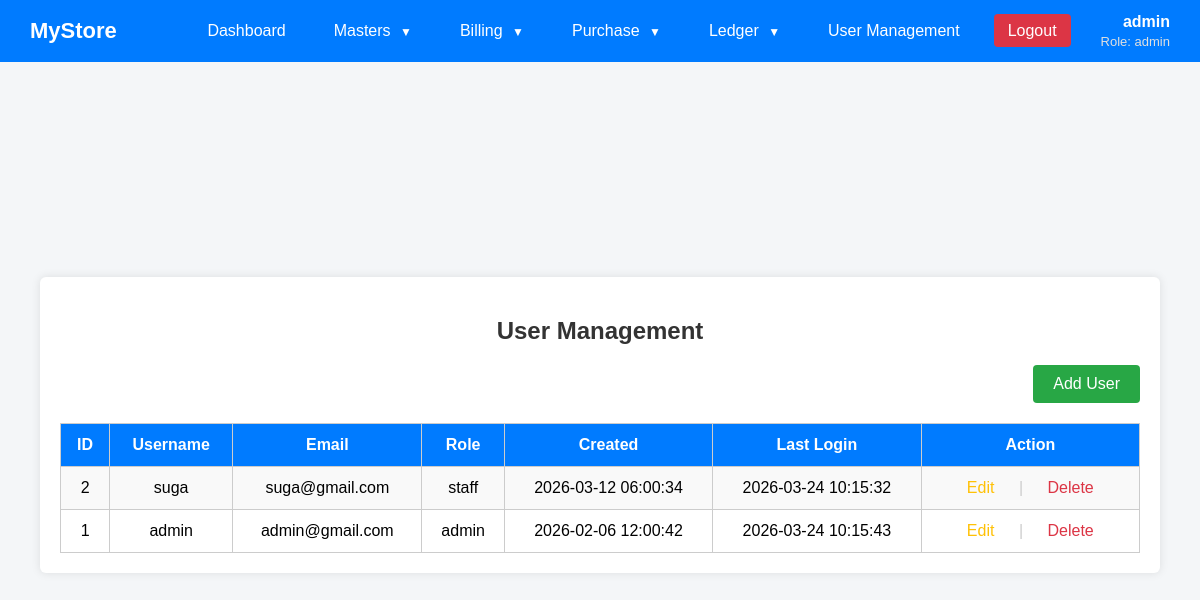
/users.php (signed in), run on the app's committed database.
### tables this page shows
CREATE TABLE `users` (
  `id` int(11) NOT NULL,
  `username` varchar(50) NOT NULL,
  `email` varchar(100) NOT NULL,
  `password` varchar(50) NOT NULL,
  `role` enum('admin','staff') DEFAULT 'staff',
  `created_at` timestamp NOT NULL DEFAULT CURRENT_TIMESTAMP,
  `lastlogin` timestamp NOT NULL DEFAULT CURRENT_TIMESTAMP
);

### users.php (the view, shortened to what this page needs)
<?php
include "db.php";
$result = $conn->query("SELECT * FROM users ORDER BY id DESC");
?>
<!DOCTYPE html>
<html>
<head>
</head>
<body>
    <?php include "dashboard.php"; ?>
    <div class="container">
        <h2>User Management</h2>
        <div class="top-links">
            <a href="add_user.php" class="add-btn">Add User</a>
        </div>
        <table>
            <tr>
                <th>ID</th>
                <th>Username</th>
                <th>Email</th>
                <th>Role</th>
                <th>Created</th>
                <th>Last Login</th>
                <th>Action</th>
            </tr>
            <?php if($result->num_rows > 0): ?>
                <?php while($row = $result->fetch_assoc()): ?>
                    <tr>
                        <td><?php echo $row['id']; ?></td>
                        <td><?php echo htmlspecialchars($row['username']); ?></td>
                        <td><?php echo htmlspecialchars($row['email']); ?></td>
                        <td><?php echo htmlspecialchars($row['role']); ?></td>
                        <td><?php echo htmlspecialchars($row['created_at']); ?></td>
                        <td><?php echo htmlspecialchars($row['lastlogin']); ?></td>
                        <td>
                            <a href="edit_user.php?id=<?php echo $row['id']; ?>" class="action-link edit-link">Edit</a>
                            <span class="separator">|</span>
                            <a href="delete_user.php?id=<?php echo $row['id']; ?>"
                               class="action-link delete-link"
                               onclick="return confirm('Are you sure you want to delete this user?')">Delete</a>
                        </td>
                    </tr>
                <?php endwhile; ?>
            <?php else: ?>
                <tr>
                    <td colspan="7" style="text-align: center; padding: 20px;">No users found</td>
                </tr>
            <?php endif; ?>
        </table>
    </div>
</body>
</html>

### users.php (style rules this page uses)
body { display: flex; justify-content: center; align-items: center; min-height: 100vh; margin: 0; background: #f0f0f0; font-family: Arial, sans-serif; }
.container { width: 90%; margin: 50px auto; background: white; padding: 20px; border-radius: 6px; box-shadow: 0 0 10px rgba(0,0,0,0.1); }
h2 { text-align: center; margin-bottom: 20px; color: #333; }
table { width: 100%; border-collapse: collapse; margin-top: 20px; }
th, td { padding: 12px; border: 1px solid #ccc; text-align: center; }
th { background: #007bff; color: white; font-weight: bold; }
tr:nth-child(even) { background: #f9f9f9; }
a { text-decoration: none; color: #007bff; padding: 5px 10px; border-radius: 3px; transition: all 0.3s ease; }
.top-links { text-align: right; margin-bottom: 20px; }
.add-btn { background: #28a745; color: white; padding: 10px 20px; border-radius: 4px; display: inline-block; }
.action-link { margin: 0 5px; padding: 5px 10px; border-radius: 3px; }
.edit-link { color: #ffc107; }
.delete-link { color: #dc3545; }
.separator { color: #ccc; margin: 0 5px; }

### dashboard.php (style rules this page uses)
body { margin: 0; font-family: Arial, sans-serif; background: #f4f6f8; padding-top: 25px; }

### data on the page
users: id "2", username "suga", email "suga@gmail.com", role "staff", created_at "2026-03-12 06:00:34", lastlogin "2026-03-24 10:15:32"
users: id "1", username "admin", email "admin@gmail.com", role "admin", created_at "2026-02-06 12:00:42", lastlogin "2026-03-24 10:15:43"

### other printed values
$_SESSION['username'] "admin"
$_SESSION['role'] "admin"
